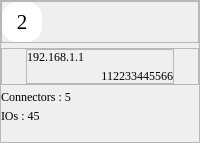
          <widget class="QFrame" name="frame_14">
           <property name="frameShape">
            <enum>QFrame::StyledPanel</enum>
           </property>
           <property name="frameShadow">
            <enum>QFrame::Raised</enum>
           </property>
           <layout class="QVBoxLayout" name="verticalLayout_6">
            <property name="spacing">
             <number>5</number>
            </property>
            <property name="leftMargin">
             <number>0</number>
            </property>
            <property name="topMargin">
             <number>0</number>
            </property>
            <property name="rightMargin">
             <number>0</number>
            </property>
            <property name="bottomMargin">
             <number>0</number>
            </property>
            <item>
             <widget class="QFrame" name="frame_20">
              <property name="sizePolicy">
               <sizepolicy hsizetype="Preferred" vsizetype="Preferred">
                <horstretch>0</horstretch>
                <verstretch>0</verstretch>
               </sizepolicy>
              </property>
              <property name="frameShape">
               <enum>QFrame::StyledPanel</enum>
              </property>
              <property name="frameShadow">
               <enum>QFrame::Raised</enum>
              </property>
              <layout class="QHBoxLayout" name="horizontalLayout_13">
               <property name="spacing">
                <number>0</number>
               </property>
               <property name="leftMargin">
                <number>0</number>
               </property>
               <property name="topMargin">
                <number>0</number>
               </property>
               <property name="rightMargin">
                <number>0</number>
               </property>
               <property name="bottomMargin">
                <number>0</number>
               </property>
               <item>
                <widget class="QLabel" name="noOfOnlineNodesLbl_4">
                 <property name="sizePolicy">
                  <sizepolicy hsizetype="Preferred" vsizetype="Maximum">
                   <horstretch>0</horstretch>
                   <verstretch>0</verstretch>
                  </sizepolicy>
                 </property>
                 <property name="minimumSize">
                  <size>
                   <width>40</width>
                   <height>40</height>
                  </size>
                 </property>
                 <property name="maximumSize">
                  <size>
                   <width>40</width>
                   <height>40</height>
                  </size>
                 </property>
                 <property name="font">
                  <font>
                   <family>Times New Roman</family>
                   <pointsize>16</pointsize>
                  </font>
                 </property>
                 <property name="styleSheet">
                  <string notr="true">background-color: rgb(255, 255, 255);
border-radius: 15px;
color: rgb(0, 0, 0);</string>
                 </property>
                 <property name="text">
                  <string>2</string>
                 </property>
                 <property name="alignment">
                  <set>Qt::AlignCenter</set>
                 </property>
                </widget>
               </item>
               <item>
                <spacer name="horizontalSpacer_5">
                 <property name="orientation">
                  <enum>Qt::Horizontal</enum>
                 </property>
                 <property name="sizeHint" stdset="0">
                  <size>
                   <width>40</width>
                   <height>20</height>
                  </size>
                 </property>
                </spacer>
               </item>
               <item>
                <widget class="QLabel" name="noOfOnlineNodesLbl_5">
                 <property name="sizePolicy">
                  <sizepolicy hsizetype="Preferred" vsizetype="Maximum">
                   <horstretch>0</horstretch>
                   <verstretch>0</verstretch>
                  </sizepolicy>
                 </property>
                 <property name="minimumSize">
                  <size>
                   <width>32</width>
                   <height>32</height>
                  </size>
                 </property>
                 <property name="maximumSize">
                  <size>
                   <width>32</width>
                   <height>32</height>
                  </size>
                 </property>
                 <property name="font">
                  <font>
                   <family>Times New Roman</family>
                   <pointsize>10</pointsize>
                  </font>
                 </property>
                 <property name="styleSheet">
                  <string notr="true">background: transparent;
border-radius: 15px;
color: rgb(0, 0, 0);</string>
                 </property>
                 <property name="text">
                  <string/>
                 </property>
                 <property name="alignment">
                  <set>Qt::AlignCenter</set>
                 </property>
                </widget>
               </item>
              </layout>
             </widget>
            </item>
            <item>
             <widget class="QFrame" name="frame_21">
              <property name="frameShape">
               <enum>QFrame::StyledPanel</enum>
              </property>
              <property name="frameShadow">
               <enum>QFrame::Raised</enum>
              </property>
              <layout class="QHBoxLayout" name="horizontalLayout_14">
               <property name="spacing">
                <number>0</number>
               </property>
               <property name="leftMargin">
                <number>0</number>
               </property>
               <property name="topMargin">
                <number>0</number>
               </property>
               <property name="rightMargin">
                <number>0</number>
               </property>
               <property name="bottomMargin">
                <number>0</number>
               </property>
               <item>
                <widget class="QLabel" name="label_10">
                 <property name="minimumSize">
                  <size>
                   <width>24</width>
                   <height>24</height>
                  </size>
                 </property>
                 <property name="maximumSize">
                  <size>
                   <width>24</width>
                   <height>24</height>
                  </size>
                 </property>
                 <property name="styleSheet">
                  <string notr="true">image: url(:/Image/IPAdd_24px.png);</string>
                 </property>
                 <property name="text">
                  <string/>
                 </property>
                </widget>
               </item>
               <item>
                <widget class="QFrame" name="frame_22">
                 <property name="frameShape">
                  <enum>QFrame::StyledPanel</enum>
                 </property>
                 <property name="frameShadow">
                  <enum>QFrame::Raised</enum>
                 </property>
                 <layout class="QVBoxLayout" name="verticalLayout_7">
                  <property name="spacing">
                   <number>5</number>
                  </property>
                  <property name="leftMargin">
                   <number>0</number>
                  </property>
                  <property name="topMargin">
                   <number>0</number>
                  </property>
                  <property name="rightMargin">
                   <number>0</number>
                  </property>
                  <property name="bottomMargin">
                   <number>0</number>
                  </property>
                  <item>
                   <widget class="QLabel" name="label_11">
                    <property name="font">
                     <font>
                      <family>Times New Roman</family>
                     </font>
                    </property>
                    <property name="text">
                     <string>192.168.1.1</string>
                    </property>
                   </widget>
                  </item>
                  <item>
                   <widget class="QLabel" name="label_12">
                    <property name="font">
                     <font>
                      <family>Times New Roman</family>
                     </font>
                    </property>
                    <property name="text">
                     <string>112233445566</string>
                    </property>
                    <property name="alignment">
                     <set>Qt::AlignRight|Qt::AlignTrailing|Qt::AlignVCenter</set>
                    </property>
                   </widget>
                  </item>
                 </layout>
                </widget>
               </item>
               <item>
                <widget class="QLabel" name="label_13">
                 <property name="minimumSize">
                  <size>
                   <width>24</width>
                   <height>24</height>
                  </size>
                 </property>
                 <property name="maximumSize">
                  <size>
                   <width>24</width>
                   <height>24</height>
                  </size>
                 </property>
                 <property name="styleSheet">
                  <string notr="true">image: url(:/Image/Clock_24px.png);</string>
                 </property>
                 <property name="text">
                  <string/>
                 </property>
                </widget>
               </item>
              </layout>
             </widget>
            </item>
            <item>
             <widget class="QLabel" name="label_14">
              <property name="sizePolicy">
               <sizepolicy hsizetype="Preferred" vsizetype="Maximum">
                <horstretch>0</horstretch>
                <verstretch>0</verstretch>
               </sizepolicy>
              </property>
              <property name="font">
               <font>
                <family>Georgia</family>
                <pointsize>9</pointsize>
               </font>
              </property>
              <property name="text">
               <string>Connectors : 5</string>
              </property>
             </widget>
            </item>
            <item>
             <widget class="QLabel" name="label_15">
              <property name="sizePolicy">
               <sizepolicy hsizetype="Preferred" vsizetype="Maximum">
                <horstretch>0</horstretch>
                <verstretch>0</verstretch>
               </sizepolicy>
              </property>
              <property name="font">
               <font>
                <family>Georgia</family>
                <pointsize>9</pointsize>
               </font>
              </property>
              <property name="text">
               <string>IOs : 45</string>
              </property>
             </widget>
            </item>
            <item>
             <widget class="QLabel" name="label_16">
              <property name="font">
               <font>
                <family>Georgia</family>
               </font>
              </property>
              <property name="text">
               <string/>
              </property>
              <property name="alignment">
               <set>Qt::AlignCenter</set>
              </property>
             </widget>
            </item>
           </layout>
          </widget>
